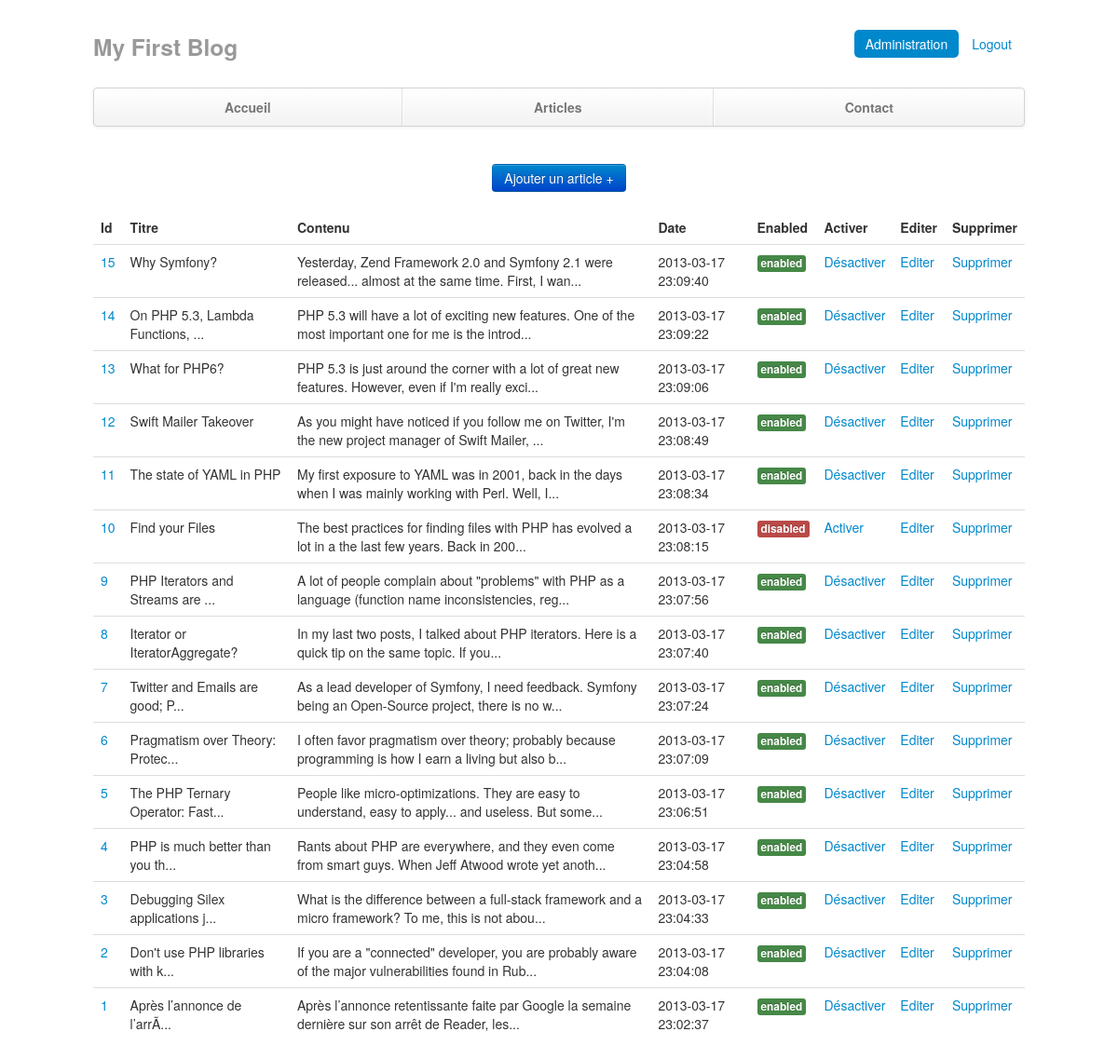
The page /admin/index.php (signed in) on the database its author committed.
### tables this page shows
CREATE TABLE IF NOT EXISTS `article` (
  `id` int(10) unsigned NOT NULL AUTO_INCREMENT,
  `title` varchar(255) NOT NULL,
  `content` text NOT NULL,
  `date` timestamp NOT NULL DEFAULT CURRENT_TIMESTAMP,
  `enabled` tinyint(1) NOT NULL DEFAULT '1',
  PRIMARY KEY (`id`)
);

### functions/article.fn.php (called while the page is built, shortened)
<?php
function getAllArticles($link, $enabled = true, $limit = false) {
    $sql = 'SELECT * FROM article ';
    $sql .= ' ORDER BY id DESC ';
	$result = mysqli_query($link, $sql);
	if($result)
		return $result;
	else
		return false;
}
function getExcerpt($string, $length = 300) {
    $excerpt = substr($string, 0, $length);
    if (strlen($string) > $length) {
        $excerpt .= '...';
    }
    return $excerpt;
}

### admin/index.php (the view, shortened to what this page needs)
<?php
include('../_header.php');
$articles = getAllArticles($link, false);
?>
<p class="text-center" style="margin: 20px 0;">
    <a class="btn btn-primary" href="<?=WEBDIR;?>admin/add.php">Ajouter un article +</a>
</p>
<table class="table">
    <thead>
        <tr>
            <th>Id</th>
            <th>Titre</th>
            <th>Contenu</th>
            <th>Date</th>
            <th>Enabled</th>
            <th>Activer</th>
            <th>Editer</th>
            <th>Supprimer</th>
        </tr>
    </thead>
    <tbody>
<?php
while ($article = mysqli_fetch_assoc($articles))
{
?>
        <tr>
            <td><a href="../article.php?id=<?= $article['id']; ?>" target="_blank"><?=$article['id'];?></a></td>
            <td><?=getExcerpt($article['title'], 30);?></td>
            <td><?=getExcerpt($article['content'], 100);?></td>
            <td><?=$article['date'];?></td>
            <?php if ($article['enabled'] == true) { ?>
            <td><span class="label label-success">enabled</span></td>
            <td><a href="<?=WEBDIR;?>admin/activate.php?id=<?=$article['id'];?>">Désactiver</a></td>
            <?php } else { ?>
            <td><span class="label label-important">disabled</span></td>
            <td><a href="<?=WEBDIR;?>admin/activate.php?id=<?=$article['id'];?>">Activer</a></td>
            <?php } ?>
            <td><a href="<?=WEBDIR;?>admin/edit.php?id=<?=$article['id'];?>">Editer</a></td>
            <td><a href="<?=WEBDIR;?>admin/delete.php?id=<?=$article['id'];?>">Supprimer</a></td>
        </tr>
<?php
}
?>
    </tbody>
</table>

### styles/style.css (style rules this page uses)
html, body { height: 100%; }
body { padding-top: 20px; }

### rows shown on the page
article: id "15", title "Why Symfony?", content "Yesterday, Zend Framework 2.0 and Symfony 2.1 were released... almost at the same time. First, I wan...", date "2013-03-17 23:09:40"
article: id "14", title "On PHP 5.3, Lambda Functions, ...", content "PHP 5.3 will have a lot of exciting new features. One of the most important one for me is the introd...", date "2013-03-17 23:09:22"
article: id "13", title "What for PHP6?", content "PHP 5.3 is just around the corner with a lot of great new features. However, even if I'm really exci...", date "2013-03-17 23:09:06"
article: id "12", title "Swift Mailer Takeover", content "As you might have noticed if you follow me on Twitter, I'm the new project manager of Swift Mailer, ...", date "2013-03-17 23:08:49"
article: id "11", title "The state of YAML in PHP", content "My first exposure to YAML was in 2001, back in the days when I was mainly working with Perl. Well, I...", date "2013-03-17 23:08:34"
article: id "10", title "Find your Files", content "The best practices for finding files with PHP has evolved a lot in a the last few years. Back in 200...", date "2013-03-17 23:08:15"
article: id "9", title "PHP Iterators and Streams are ...", content "A lot of people complain about \"problems\" with PHP as a language (function name inconsistencies, reg...", date "2013-03-17 23:07:56"
article: id "8", title "Iterator or IteratorAggregate?", content "In my last two posts, I talked about PHP iterators. Here is a quick tip on the same topic. If you...", date "2013-03-17 23:07:40"
article: id "7", title "Twitter and Emails are good; P...", content "As a lead developer of Symfony, I need feedback. Symfony being an Open-Source project, there is no w...", date "2013-03-17 23:07:24"
article: id "6", title "Pragmatism over Theory: Protec...", content "I often favor pragmatism over theory; probably because programming is how I earn a living but also b...", date "2013-03-17 23:07:09"
article: id "5", title "The PHP Ternary Operator: Fast...", content "People like micro-optimizations. They are easy to understand, easy to apply... and useless. But some...", date "2013-03-17 23:06:51"
article: id "4", title "PHP is much better than you th...", content "Rants about PHP are everywhere, and they even come from smart guys. When Jeff Atwood wrote yet anoth...", date "2013-03-17 23:04:58"
article: id "3", title "Debugging Silex applications j...", content "What is the difference between a full-stack framework and a micro framework? To me, this is not abou...", date "2013-03-17 23:04:33"
article: id "2", title "Don't use PHP libraries with k...", content "If you are a \"connected\" developer, you are probably aware of the major vulnerabilities found in Rub...", date "2013-03-17 23:04:08"
article: id "1", title "Après l’annonce de l’arrÃ...", content "Après l’annonce retentissante faite par Google la semaine dernière sur son arrêt de Reader, les...", date "2013-03-17 23:02:37"
